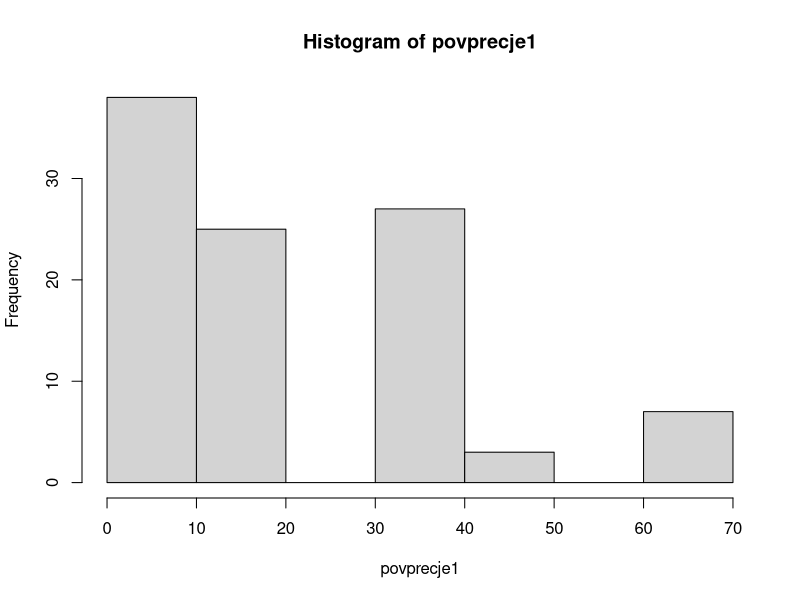
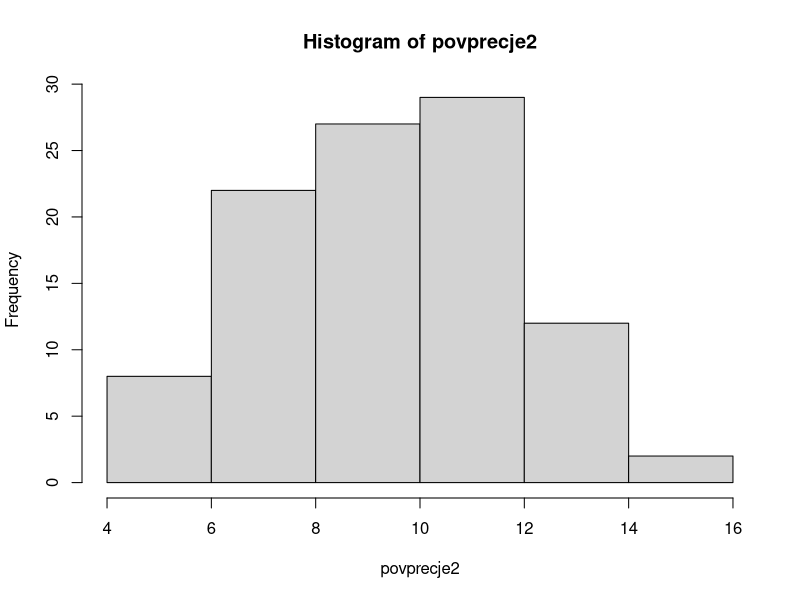
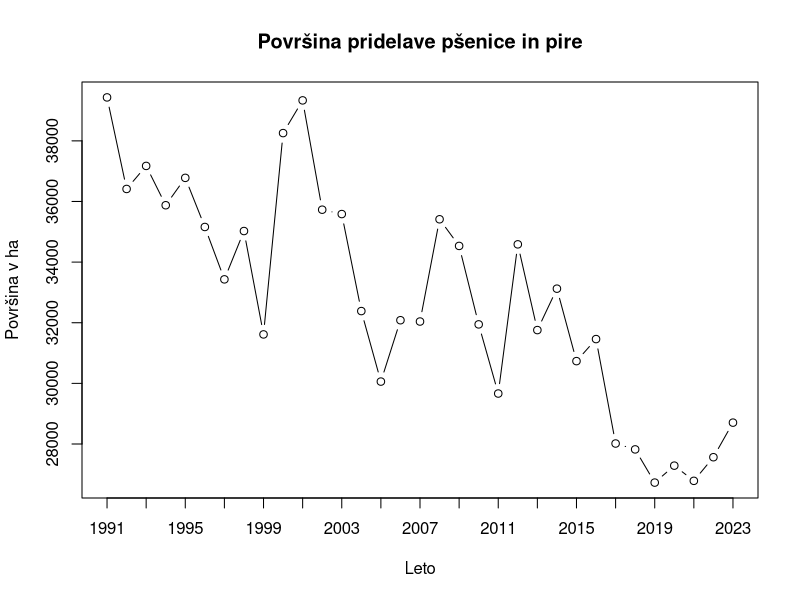
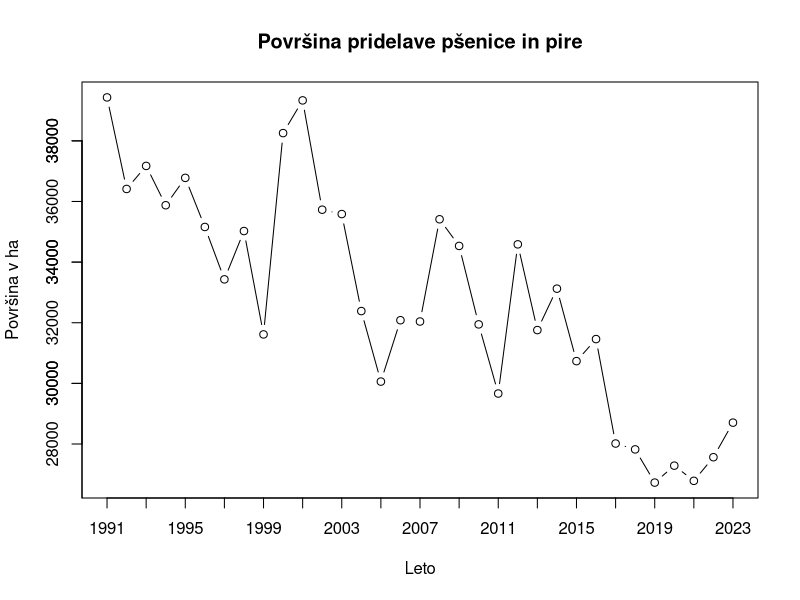

Generate these figures, in order, with R: (Note: this script raises an error after producing the figures.)
# Naloga 1

tempconvert <- function(x) {
  newtemp <- ((x-32)*(5/9))+273.15
  return(newtemp)
}


tempconvert(-40)

# Naloga 2
  # a)
populacija1<-c(8,9,5,19,150,7,9,1,13,15)


mean(populacija1)
median(populacija1)

quantile(populacija1)
quantile(populacija1,0.5)

  # b)
n1<-5
m1<-100

y1<-matrix(nrow=m1,ncol=n1)
povprecje1<-c(1:m1)

for (i in 1:m1) {
  y1[i,]<-sample(populacija1,n1,replace=T)
  povprecje1[i]<-mean(y1[i,])
}

hist(povprecje1) # lahko tudi z ggplot

mean(povprecje1)

  # c)
populacija2<-c(8,9,5,19,7,9,1,13,15)
n2<-5
m2<-100

y2<-matrix(nrow=m2,ncol=n2)
povprecje2<-c(1:m2)

for (i in 1:m2) {
  y2[i,]<-sample(populacija2,n2,replace=T)
  povprecje2[i]<-mean(y2[i,])
}

hist(povprecje2) # lahko tudi z ggplot

mean(povprecje2)

# Naloga 3
  # a)
poljscine<-read.delim("practice/lab/poljscine.txt")
  #b)
plot(poljscine$Pšenica.in.pira,type="b",xaxt="n",xlab="Leto",ylab="Površina v ha", main="Površina pridelave pšenice in pire")
axis(1, at=seq(1, 33, 2),labels=seq(1991,2023,2))

min(poljscine$Pšenica.in.pira)
max(poljscine$Pšenica.in.pira)

plot(poljscine$Pšenica.in.pira,type="b",xaxt="n",xlab="Leto",ylab="Površina v ha", main="Površina pridelave pšenice in pire")
axis(1, at=seq(1, 33, 2),labels=seq(1991,2023,2))
axis(2, at=seq(26000, 40000, 4000),labels=seq(26000, 40000, 4000))

  # c)
povprecje<-matrix(0,2,7)
for (i in 1:7) {
  povprecje[2,i]=mean(poljscine[,i])
}

povprecje[1,]<-names(poljscine)

povprecje

  # d)

A <- poljscine$Koruza.za.zrnje[1:10]
B <- poljscine$Koruza.za.zrnje[-(1:10)]

Amean <- mean(A)
Bmean <- mean(B)

  # e)
plot(x=poljscine$Hmelj,y=poljscine$Krompir,xlab="Hmelj (v ha površine)",ylab="Krompir (v ha površine)", main="Površina pridelave hmelja in krompirja")
